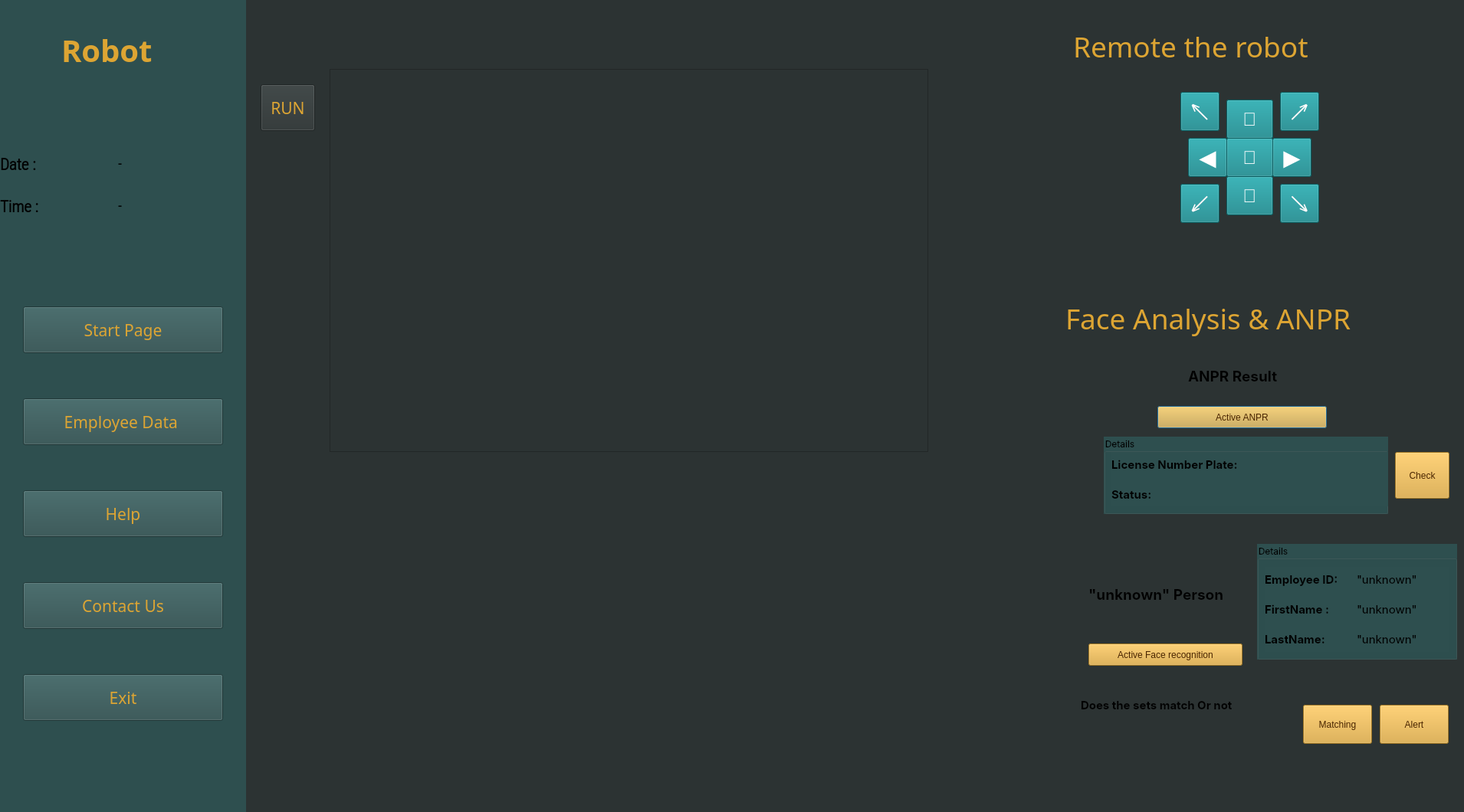
<?xml version="1.0" encoding="UTF-8"?>
<ui version="4.0">
 <class>Dash</class>
 <widget class="QDialog" name="Dash">
  <property name="geometry">
   <rect>
    <x>0</x>
    <y>0</y>
    <width>1910</width>
    <height>1060</height>
   </rect>
  </property>
  <property name="windowTitle">
   <string>Dialog</string>
  </property>
  <widget class="QWidget" name="widget_2" native="true">
   <property name="geometry">
    <rect>
     <x>0</x>
     <y>-20</y>
     <width>1920</width>
     <height>1080</height>
    </rect>
   </property>
   <property name="autoFillBackground">
    <bool>false</bool>
   </property>
   <property name="styleSheet">
    <string notr="true">background-color: rgb(44, 51, 51);</string>
   </property>
   <widget class="QLabel" name="label_5">
    <property name="geometry">
     <rect>
      <x>1390</x>
      <y>350</y>
      <width>511</width>
      <height>171</height>
     </rect>
    </property>
    <property name="font">
     <font>
      <family>SF Pro Rounded</family>
      <pointsize>28</pointsize>
      <weight>10</weight>
      <italic>false</italic>
      <bold>false</bold>
     </font>
    </property>
    <property name="styleSheet">
     <string notr="true">
color: rgb(221, 165, 51);
background-color: transparent;
font: 81 28pt &quot;SF Pro Rounded&quot;;</string>
    </property>
    <property name="text">
     <string>Face Analysis &amp; ANPR</string>
    </property>
   </widget>
   <widget class="QLabel" name="label_7">
    <property name="geometry">
     <rect>
      <x>1400</x>
      <y>40</y>
      <width>411</width>
      <height>81</height>
     </rect>
    </property>
    <property name="font">
     <font>
      <family>SF Pro Rounded</family>
      <pointsize>28</pointsize>
      <weight>10</weight>
      <italic>false</italic>
      <bold>false</bold>
     </font>
    </property>
    <property name="styleSheet">
     <string notr="true">color: rgb(221, 165, 51);

background-color: transparent;
font: 81 28pt &quot;SF Pro Rounded&quot;;</string>
    </property>
    <property name="text">
     <string>Remote the robot</string>
    </property>
   </widget>
   <widget class="QToolButton" name="bt_4">
    <property name="geometry">
     <rect>
      <x>1550</x>
      <y>200</y>
      <width>51</width>
      <height>51</height>
     </rect>
    </property>
    <property name="font">
     <font>
      <pointsize>22</pointsize>
     </font>
    </property>
    <property name="styleSheet">
     <string notr="true">background-color: rgb(14, 131, 136);
color: rgb(255, 255, 255);
</string>
    </property>
    <property name="text">
     <string>◀️</string>
    </property>
   </widget>
   <widget class="QToolButton" name="bt_6">
    <property name="geometry">
     <rect>
      <x>1660</x>
      <y>200</y>
      <width>51</width>
      <height>51</height>
     </rect>
    </property>
    <property name="font">
     <font>
      <pointsize>22</pointsize>
     </font>
    </property>
    <property name="styleSheet">
     <string notr="true">background-color: rgb(14, 131, 136);
color: rgb(255, 255, 255);
</string>
    </property>
    <property name="text">
     <string>▶️</string>
    </property>
   </widget>
   <widget class="QToolButton" name="bt_8">
    <property name="geometry">
     <rect>
      <x>1600</x>
      <y>150</y>
      <width>61</width>
      <height>51</height>
     </rect>
    </property>
    <property name="font">
     <font>
      <pointsize>18</pointsize>
     </font>
    </property>
    <property name="styleSheet">
     <string notr="true">background-color: rgb(14, 131, 136);
color: rgb(255, 255, 255);
</string>
    </property>
    <property name="text">
     <string>🔼</string>
    </property>
   </widget>
   <widget class="QToolButton" name="bt_2">
    <property name="geometry">
     <rect>
      <x>1600</x>
      <y>250</y>
      <width>61</width>
      <height>51</height>
     </rect>
    </property>
    <property name="font">
     <font>
      <pointsize>18</pointsize>
     </font>
    </property>
    <property name="styleSheet">
     <string notr="true">background-color: rgb(14, 131, 136);
color: rgb(255, 255, 255);
</string>
    </property>
    <property name="text">
     <string>🔽</string>
    </property>
   </widget>
   <widget class="QToolButton" name="bt_7">
    <property name="geometry">
     <rect>
      <x>1540</x>
      <y>140</y>
      <width>51</width>
      <height>51</height>
     </rect>
    </property>
    <property name="font">
     <font>
      <pointsize>22</pointsize>
     </font>
    </property>
    <property name="styleSheet">
     <string notr="true">background-color: rgb(14, 131, 136);
color: rgb(255, 255, 255);
</string>
    </property>
    <property name="text">
     <string>↖️</string>
    </property>
    <property name="checkable">
     <bool>false</bool>
    </property>
   </widget>
   <widget class="QToolButton" name="bt_9">
    <property name="geometry">
     <rect>
      <x>1670</x>
      <y>140</y>
      <width>51</width>
      <height>51</height>
     </rect>
    </property>
    <property name="font">
     <font>
      <pointsize>22</pointsize>
     </font>
    </property>
    <property name="styleSheet">
     <string notr="true">background-color: rgb(14, 131, 136);
color: rgb(255, 255, 255);
</string>
    </property>
    <property name="text">
     <string>↗️</string>
    </property>
    <property name="checkable">
     <bool>false</bool>
    </property>
   </widget>
   <widget class="QToolButton" name="bt_1">
    <property name="geometry">
     <rect>
      <x>1540</x>
      <y>260</y>
      <width>51</width>
      <height>51</height>
     </rect>
    </property>
    <property name="font">
     <font>
      <pointsize>22</pointsize>
     </font>
    </property>
    <property name="styleSheet">
     <string notr="true">background-color: rgb(14, 131, 136);
color: rgb(255, 255, 255);
</string>
    </property>
    <property name="text">
     <string>↙️</string>
    </property>
   </widget>
   <widget class="QToolButton" name="bt_3">
    <property name="geometry">
     <rect>
      <x>1670</x>
      <y>260</y>
      <width>51</width>
      <height>51</height>
     </rect>
    </property>
    <property name="font">
     <font>
      <pointsize>22</pointsize>
     </font>
    </property>
    <property name="styleSheet">
     <string notr="true">background-color: rgb(14, 131, 136);
color: rgb(255, 255, 255);
</string>
    </property>
    <property name="text">
     <string>↘️</string>
    </property>
   </widget>
   <widget class="QToolButton" name="bt_0">
    <property name="geometry">
     <rect>
      <x>1600</x>
      <y>200</y>
      <width>61</width>
      <height>51</height>
     </rect>
    </property>
    <property name="font">
     <font>
      <pointsize>18</pointsize>
     </font>
    </property>
    <property name="styleSheet">
     <string notr="true">background-color: rgb(14, 131, 136);
color: rgb(255, 255, 255);
</string>
    </property>
    <property name="text">
     <string>🔄</string>
    </property>
   </widget>
   <widget class="QPushButton" name="bt_anpr">
    <property name="geometry">
     <rect>
      <x>1510</x>
      <y>550</y>
      <width>221</width>
      <height>29</height>
     </rect>
    </property>
    <property name="styleSheet">
     <string notr="true">background-color: rgb(221, 165, 51);
color: rgb(74, 37, 0);

font: 81 10pt &quot;SF Pro Rounded&quot;;
</string>
    </property>
    <property name="text">
     <string>Active ANPR</string>
    </property>
    <property name="checkable">
     <bool>false</bool>
    </property>
    <property name="checked">
     <bool>false</bool>
    </property>
   </widget>
   <widget class="QPushButton" name="bt_face">
    <property name="geometry">
     <rect>
      <x>1420</x>
      <y>860</y>
      <width>201</width>
      <height>29</height>
     </rect>
    </property>
    <property name="styleSheet">
     <string notr="true">background-color: rgb(221, 165, 51);
color: rgb(74, 37, 0);

font: 81 10pt &quot;SF Pro Rounded&quot;;
</string>
    </property>
    <property name="text">
     <string>Active Face recognition</string>
    </property>
   </widget>
   <widget class="QGroupBox" name="groupBox">
    <property name="geometry">
     <rect>
      <x>1440</x>
      <y>590</y>
      <width>371</width>
      <height>101</height>
     </rect>
    </property>
    <property name="font">
     <font>
      <family>SF Pro Display</family>
     </font>
    </property>
    <property name="styleSheet">
     <string notr="true">background-color: rgb(46, 79, 79);</string>
    </property>
    <property name="title">
     <string>Details</string>
    </property>
    <property name="checkable">
     <bool>false</bool>
    </property>
    <widget class="QWidget" name="verticalLayoutWidget">
     <property name="geometry">
      <rect>
       <x>10</x>
       <y>20</y>
       <width>201</width>
       <height>71</height>
      </rect>
     </property>
     <layout class="QVBoxLayout" name="verticalLayout">
      <item>
       <widget class="QLabel" name="label_8">
        <property name="font">
         <font>
          <family>SF Pro Display</family>
          <pointsize>11</pointsize>
          <weight>75</weight>
          <bold>true</bold>
         </font>
        </property>
        <property name="text">
         <string>License Number Plate:</string>
        </property>
       </widget>
      </item>
      <item>
       <widget class="QLabel" name="label_10">
        <property name="font">
         <font>
          <family>SF Pro Display</family>
          <pointsize>11</pointsize>
          <weight>75</weight>
          <bold>true</bold>
         </font>
        </property>
        <property name="text">
         <string>Status:</string>
        </property>
       </widget>
      </item>
     </layout>
    </widget>
    <widget class="QWidget" name="verticalLayoutWidget_2">
     <property name="geometry">
      <rect>
       <x>210</x>
       <y>20</y>
       <width>161</width>
       <height>71</height>
      </rect>
     </property>
     <layout class="QVBoxLayout" name="verticalLayout_2">
      <item>
       <widget class="QLineEdit" name="lineEdit">
        <property name="sizePolicy">
         <sizepolicy hsizetype="Expanding" vsizetype="Preferred">
          <horstretch>0</horstretch>
          <verstretch>0</verstretch>
         </sizepolicy>
        </property>
        <property name="font">
         <font>
          <family>SF Pro Display</family>
          <pointsize>11</pointsize>
         </font>
        </property>
        <property name="styleSheet">
         <string notr="true"/>
        </property>
        <property name="frame">
         <bool>false</bool>
        </property>
        <property name="cursorMoveStyle">
         <enum>Qt::LogicalMoveStyle</enum>
        </property>
       </widget>
      </item>
      <item>
       <widget class="QLabel" name="statuslabel">
        <property name="font">
         <font>
          <family>SF Pro Display</family>
          <pointsize>12</pointsize>
          <weight>50</weight>
          <bold>false</bold>
         </font>
        </property>
        <property name="text">
         <string/>
        </property>
       </widget>
      </item>
     </layout>
    </widget>
   </widget>
   <widget class="QLabel" name="imgLabel">
    <property name="geometry">
     <rect>
      <x>430</x>
      <y>110</y>
      <width>781</width>
      <height>500</height>
     </rect>
    </property>
    <property name="minimumSize">
     <size>
      <width>4</width>
      <height>0</height>
     </size>
    </property>
    <property name="maximumSize">
     <size>
      <width>800</width>
      <height>500</height>
     </size>
    </property>
    <property name="layoutDirection">
     <enum>Qt::LeftToRight</enum>
    </property>
    <property name="styleSheet">
     <string notr="true"/>
    </property>
    <property name="frameShape">
     <enum>QFrame::StyledPanel</enum>
    </property>
    <property name="frameShadow">
     <enum>QFrame::Plain</enum>
    </property>
    <property name="text">
     <string/>
    </property>
   </widget>
   <widget class="QLabel" name="frameP">
    <property name="geometry">
     <rect>
      <x>1550</x>
      <y>480</y>
      <width>151</width>
      <height>61</height>
     </rect>
    </property>
    <property name="font">
     <font>
      <family>SF Pro Display</family>
      <pointsize>14</pointsize>
      <weight>75</weight>
      <bold>true</bold>
      <strikeout>false</strikeout>
     </font>
    </property>
    <property name="layoutDirection">
     <enum>Qt::LeftToRight</enum>
    </property>
    <property name="text">
     <string>ANPR Result</string>
    </property>
   </widget>
   <widget class="QLabel" name="frameF">
    <property name="geometry">
     <rect>
      <x>1420</x>
      <y>740</y>
      <width>201</width>
      <height>111</height>
     </rect>
    </property>
    <property name="font">
     <font>
      <family>SF Pro Display</family>
      <pointsize>14</pointsize>
      <weight>75</weight>
      <bold>true</bold>
      <strikeout>false</strikeout>
     </font>
    </property>
    <property name="layoutDirection">
     <enum>Qt::LeftToRight</enum>
    </property>
    <property name="styleSheet">
     <string notr="true"/>
    </property>
    <property name="text">
     <string>&quot;unknown&quot; Person</string>
    </property>
   </widget>
   <widget class="QGroupBox" name="groupBox_2">
    <property name="geometry">
     <rect>
      <x>1640</x>
      <y>730</y>
      <width>261</width>
      <height>151</height>
     </rect>
    </property>
    <property name="font">
     <font>
      <family>SF Pro Display</family>
     </font>
    </property>
    <property name="styleSheet">
     <string notr="true">background-color: rgb(46, 79, 79);
</string>
    </property>
    <property name="title">
     <string>Details</string>
    </property>
    <widget class="QWidget" name="verticalLayoutWidget_3">
     <property name="geometry">
      <rect>
       <x>10</x>
       <y>30</y>
       <width>124</width>
       <height>111</height>
      </rect>
     </property>
     <layout class="QVBoxLayout" name="verticalLayout_3">
      <item>
       <widget class="QLabel" name="label_11">
        <property name="font">
         <font>
          <family>SF Pro Display</family>
          <pointsize>11</pointsize>
          <weight>75</weight>
          <bold>true</bold>
         </font>
        </property>
        <property name="text">
         <string>Employee ID:</string>
        </property>
       </widget>
      </item>
      <item>
       <widget class="QLabel" name="label_3">
        <property name="font">
         <font>
          <family>SF Pro Display</family>
          <pointsize>11</pointsize>
          <weight>75</weight>
          <bold>true</bold>
         </font>
        </property>
        <property name="text">
         <string>FirstName : </string>
        </property>
       </widget>
      </item>
      <item>
       <widget class="QLabel" name="label_4">
        <property name="font">
         <font>
          <family>SF Pro Display</family>
          <pointsize>11</pointsize>
          <weight>75</weight>
          <bold>true</bold>
         </font>
        </property>
        <property name="text">
         <string>LastName:</string>
        </property>
       </widget>
      </item>
     </layout>
    </widget>
    <widget class="QWidget" name="verticalLayoutWidget_4">
     <property name="geometry">
      <rect>
       <x>130</x>
       <y>30</y>
       <width>121</width>
       <height>111</height>
      </rect>
     </property>
     <layout class="QVBoxLayout" name="verticalLayout_4">
      <item>
       <widget class="QLabel" name="employeeid">
        <property name="font">
         <font>
          <family>SF Pro Display</family>
          <pointsize>11</pointsize>
          <weight>50</weight>
          <bold>false</bold>
         </font>
        </property>
        <property name="text">
         <string>&quot;unknown&quot;</string>
        </property>
       </widget>
      </item>
      <item>
       <widget class="QLabel" name="firstname">
        <property name="font">
         <font>
          <family>SF Pro Display</family>
          <pointsize>11</pointsize>
          <weight>50</weight>
          <bold>false</bold>
         </font>
        </property>
        <property name="text">
         <string>&quot;unknown&quot;</string>
        </property>
       </widget>
      </item>
      <item>
       <widget class="QLabel" name="lastname">
        <property name="font">
         <font>
          <family>SF Pro Display</family>
          <pointsize>11</pointsize>
          <weight>50</weight>
          <bold>false</bold>
         </font>
        </property>
        <property name="text">
         <string>&quot;unknown&quot;</string>
        </property>
       </widget>
      </item>
     </layout>
    </widget>
   </widget>
   <widget class="QPushButton" name="bt_viewall_2">
    <property name="geometry">
     <rect>
      <x>1700</x>
      <y>940</y>
      <width>90</width>
      <height>51</height>
     </rect>
    </property>
    <property name="styleSheet">
     <string notr="true">background-color: rgb(221, 165, 51);
color: rgb(74, 37, 0);

font: 81 10pt &quot;SF Pro Rounded&quot;;
</string>
    </property>
    <property name="text">
     <string>Matching</string>
    </property>
   </widget>
   <widget class="QLabel" name="frameP_2">
    <property name="geometry">
     <rect>
      <x>1410</x>
      <y>900</y>
      <width>241</width>
      <height>81</height>
     </rect>
    </property>
    <property name="font">
     <font>
      <family>SF Pro Display</family>
      <pointsize>11</pointsize>
      <weight>75</weight>
      <bold>true</bold>
     </font>
    </property>
    <property name="layoutDirection">
     <enum>Qt::LeftToRight</enum>
    </property>
    <property name="text">
     <string>Does the sets match Or not</string>
    </property>
   </widget>
   <widget class="QPushButton" name="bt_add">
    <property name="geometry">
     <rect>
      <x>1800</x>
      <y>940</y>
      <width>90</width>
      <height>51</height>
     </rect>
    </property>
    <property name="styleSheet">
     <string notr="true">background-color: rgb(221, 165, 51);
color: rgb(74, 37, 0);

font: 81 10pt &quot;SF Pro Rounded&quot;;
</string>
    </property>
    <property name="text">
     <string>Alert</string>
    </property>
   </widget>
   <widget class="QPushButton" name="bt_check">
    <property name="geometry">
     <rect>
      <x>1820</x>
      <y>610</y>
      <width>71</width>
      <height>61</height>
     </rect>
    </property>
    <property name="styleSheet">
     <string notr="true">background-color: rgb(221, 165, 51);
color: rgb(74, 37, 0);

font: 81 10pt &quot;SF Pro Rounded&quot;;
</string>
    </property>
    <property name="text">
     <string>Check</string>
    </property>
    <property name="checkable">
     <bool>false</bool>
    </property>
    <property name="checked">
     <bool>false</bool>
    </property>
   </widget>
   <widget class="QWidget" name="widget" native="true">
    <property name="geometry">
     <rect>
      <x>0</x>
      <y>20</y>
      <width>321</width>
      <height>1081</height>
     </rect>
    </property>
    <property name="sizePolicy">
     <sizepolicy hsizetype="Preferred" vsizetype="Preferred">
      <horstretch>0</horstretch>
      <verstretch>0</verstretch>
     </sizepolicy>
    </property>
    <property name="styleSheet">
     <string notr="true">
background-color: rgb(46, 79, 79);</string>
    </property>
    <widget class="QLabel" name="label_6">
     <property name="geometry">
      <rect>
       <x>80</x>
       <y>30</y>
       <width>161</width>
       <height>71</height>
      </rect>
     </property>
     <property name="font">
      <font>
       <family>SF Pro Rounded</family>
       <pointsize>30</pointsize>
       <weight>75</weight>
       <bold>true</bold>
      </font>
     </property>
     <property name="styleSheet">
      <string notr="true">color: rgb(221, 165, 51);</string>
     </property>
     <property name="text">
      <string>Robot</string>
     </property>
    </widget>
    <widget class="QWidget" name="gridLayoutWidget">
     <property name="geometry">
      <rect>
       <x>0</x>
       <y>190</y>
       <width>301</width>
       <height>104</height>
      </rect>
     </property>
     <layout class="QGridLayout" name="gridLayout_3">
      <item row="1" column="0">
       <widget class="QLabel" name="label_2">
        <property name="font">
         <font>
          <family>Roboto Condensed Light</family>
          <pointsize>16</pointsize>
          <weight>75</weight>
          <bold>true</bold>
         </font>
        </property>
        <property name="styleSheet">
         <string notr="true"/>
        </property>
        <property name="text">
         <string>Time :</string>
        </property>
       </widget>
      </item>
      <item row="0" column="1">
       <widget class="QLabel" name="Date_Label">
        <property name="font">
         <font>
          <family>Roboto Condensed Light</family>
          <pointsize>13</pointsize>
          <weight>75</weight>
          <bold>true</bold>
         </font>
        </property>
        <property name="styleSheet">
         <string notr="true"/>
        </property>
        <property name="text">
         <string>-</string>
        </property>
       </widget>
      </item>
      <item row="1" column="1">
       <widget class="QLabel" name="Time_Label">
        <property name="font">
         <font>
          <family>Roboto Condensed Light</family>
          <pointsize>13</pointsize>
          <weight>75</weight>
          <bold>true</bold>
         </font>
        </property>
        <property name="styleSheet">
         <string notr="true"/>
        </property>
        <property name="text">
         <string>-</string>
        </property>
       </widget>
      </item>
      <item row="0" column="0">
       <widget class="QLabel" name="label">
        <property name="font">
         <font>
          <family>Roboto Condensed Light</family>
          <pointsize>16</pointsize>
          <weight>75</weight>
          <bold>true</bold>
         </font>
        </property>
        <property name="styleSheet">
         <string notr="true"/>
        </property>
        <property name="text">
         <string>Date :</string>
        </property>
       </widget>
      </item>
     </layout>
    </widget>
    <widget class="QPushButton" name="bt_startpage">
     <property name="geometry">
      <rect>
       <x>30</x>
       <y>400</y>
       <width>261</width>
       <height>61</height>
      </rect>
     </property>
     <property name="font">
      <font>
       <family>SF Pro Rounded</family>
       <pointsize>16</pointsize>
       <weight>10</weight>
       <italic>false</italic>
       <bold>false</bold>
      </font>
     </property>
     <property name="styleSheet">
      <string notr="true">color: rgb(221, 165, 51);
font: 81 16pt &quot;SF Pro Rounded&quot;;
</string>
     </property>
     <property name="text">
      <string>Start Page</string>
     </property>
    </widget>
    <widget class="QPushButton" name="bt_viewalldata">
     <property name="geometry">
      <rect>
       <x>30</x>
       <y>520</y>
       <width>261</width>
       <height>61</height>
      </rect>
     </property>
     <property name="font">
      <font>
       <family>SF Pro Rounded</family>
       <pointsize>16</pointsize>
       <weight>10</weight>
       <italic>false</italic>
       <bold>false</bold>
      </font>
     </property>
     <property name="styleSheet">
      <string notr="true">color: rgb(221, 165, 51);


font: 81  &quot;SF Pro Rounded&quot;;
</string>
     </property>
     <property name="text">
      <string>Employee Data </string>
     </property>
    </widget>
    <widget class="QPushButton" name="bt_help">
     <property name="geometry">
      <rect>
       <x>30</x>
       <y>640</y>
       <width>261</width>
       <height>61</height>
      </rect>
     </property>
     <property name="font">
      <font>
       <family>SF Pro Rounded</family>
       <pointsize>16</pointsize>
       <weight>10</weight>
       <italic>false</italic>
       <bold>false</bold>
      </font>
     </property>
     <property name="styleSheet">
      <string notr="true">color: rgb(221, 165, 51);


font: 81 16pt &quot;SF Pro Rounded&quot;;
</string>
     </property>
     <property name="text">
      <string>Help</string>
     </property>
    </widget>
    <widget class="QPushButton" name="bt_exit">
     <property name="geometry">
      <rect>
       <x>30</x>
       <y>880</y>
       <width>261</width>
       <height>61</height>
      </rect>
     </property>
     <property name="font">
      <font>
       <family>SF Pro Rounded</family>
       <pointsize>16</pointsize>
       <weight>10</weight>
       <italic>false</italic>
       <bold>false</bold>
      </font>
     </property>
     <property name="styleSheet">
      <string notr="true">color: rgb(221, 165, 51);


font: 81 16pt &quot;SF Pro Rounded&quot;;
</string>
     </property>
     <property name="text">
      <string>Exit</string>
     </property>
    </widget>
    <widget class="QPushButton" name="bt_contactus">
     <property name="geometry">
      <rect>
       <x>30</x>
       <y>760</y>
       <width>261</width>
       <height>61</height>
      </rect>
     </property>
     <property name="font">
      <font>
       <family>SF Pro Rounded</family>
       <pointsize>16</pointsize>
       <weight>10</weight>
       <italic>false</italic>
       <bold>false</bold>
      </font>
     </property>
     <property name="styleSheet">
      <string notr="true">color: rgb(221, 165, 51);



font: 81 16pt &quot;SF Pro Rounded&quot;;
</string>
     </property>
     <property name="text">
      <string>Contact Us</string>
     </property>
    </widget>
   </widget>
   <widget class="QPushButton" name="bt_run">
    <property name="geometry">
     <rect>
      <x>340</x>
      <y>130</y>
      <width>71</width>
      <height>61</height>
     </rect>
    </property>
    <property name="font">
     <font>
      <family>SF Pro Rounded</family>
      <pointsize>16</pointsize>
      <weight>10</weight>
      <italic>false</italic>
      <bold>false</bold>
     </font>
    </property>
    <property name="styleSheet">
     <string notr="true">color: rgb(221, 165, 51);
font: 81 16pt &quot;SF Pro Rounded&quot;;
</string>
    </property>
    <property name="text">
     <string>RUN</string>
    </property>
   </widget>
   <zorder>widget</zorder>
   <zorder>label_5</zorder>
   <zorder>label_7</zorder>
   <zorder>bt_4</zorder>
   <zorder>bt_6</zorder>
   <zorder>bt_8</zorder>
   <zorder>bt_2</zorder>
   <zorder>bt_7</zorder>
   <zorder>bt_9</zorder>
   <zorder>bt_1</zorder>
   <zorder>bt_3</zorder>
   <zorder>bt_0</zorder>
   <zorder>bt_anpr</zorder>
   <zorder>bt_face</zorder>
   <zorder>groupBox</zorder>
   <zorder>imgLabel</zorder>
   <zorder>frameF</zorder>
   <zorder>groupBox_2</zorder>
   <zorder>bt_viewall_2</zorder>
   <zorder>frameP_2</zorder>
   <zorder>frameP</zorder>
   <zorder>bt_add</zorder>
   <zorder>bt_check</zorder>
   <zorder>bt_run</zorder>
  </widget>
 </widget>
 <resources/>
 <connections/>
</ui>
